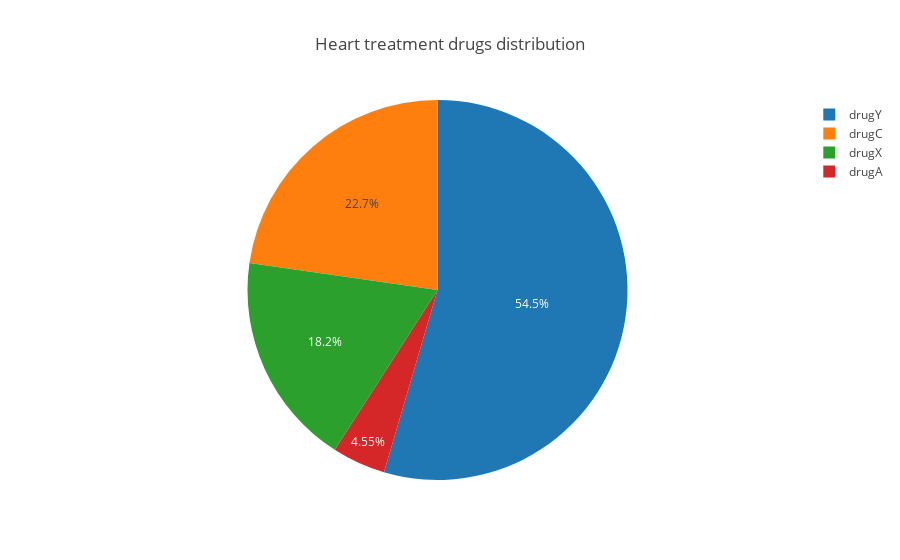

Notebook code for this chart:
### Markdown cell above
Plot a pie chart that shows drugs distribution.

### Code cell
cumulative_stats = data_pdf.groupby(['$N-DRUG']).count()

drug_data = [go.Pie(
            labels=cumulative_stats.index,
            values=cumulative_stats['$NC-DRUG'],
    )]

drug_layout = go.Layout(
    title='Heart treatment drugs distribution',
)

fig = go.Figure(data=drug_data, layout=drug_layout)
iplot(fig)

### Figure 1 — Plotly figure (JSON) as saved in the notebook; plotly's stock layout.template omitted (floating-point values rounded to 4 significant figures)
{"data": [{"type": "pie", "labels": ["drugA", "drugC", "drugX", "drugY"], "values": [1, 5, 4, 12]}], "layout": {"title": "Heart treatment drugs distribution"}}
